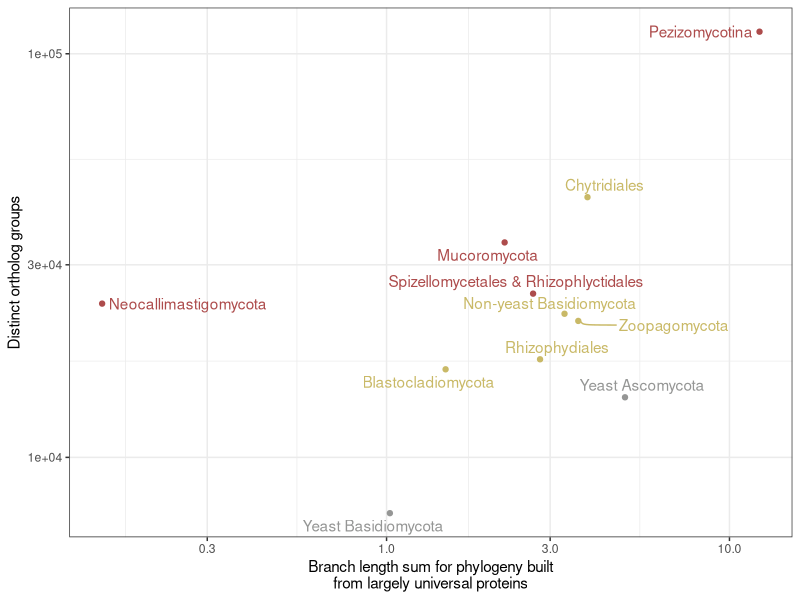

Generate this figure with R:
library(ggplot2)
library(ggrepel)

dat <- read.table('Group_Metrics.txt', header=T, sep='\t')
# statistic       clade   clade_ploidy    number_of_genomes       avg_ogs total_ogs       total_phylo_distance

colors <- c('#ad4c4c', '#c9b967', '#959695')
names(colors) <- c('Haploid Dominant', 'Diploid+ Dominant', 'Variable')


pdf('Fig7.pdf', height=4, width=7)
ggplot(dat, aes(x=total_phylo_distance, y=total_ogs, color=clade_ploidy)) + geom_point(show.legend=F) + theme_bw() + xlim(0,15) + ylim(0,150000) + scale_x_log10() + scale_y_log10() + scale_color_manual(values=colors) + geom_text_repel(aes(label=clade), segment.curvature = -0.1, segment.angle = 20, show.legend=F) + xlab("Branch length sum for phylogeny built\nfrom largely universal proteins") + ylab("Distinct ortholog groups") 
dev.off()
